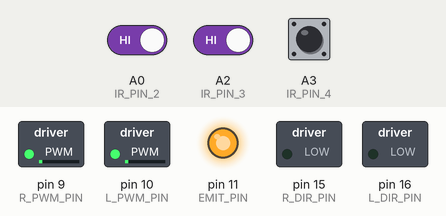
Recording of a sketch running on a simulated Arduino Mega 2560, built with avr-gcc and run on an emulated ATmega2560. Shown: switched loads named in the sketch (green lamp = pin HIGH), output pins drawn as LEDs (lit = HIGH). Dashed ring = blinking. Inputs (shaded band) come from the test bench; at power-on: A3 (IR_PIN_4) HIGH, A0 (IR_PIN_2) HIGH, A2 (IR_PIN_3) HIGH. What the sketch prints to the serial monitor is not drawn.

Above: at 1.2 s.
1.3 s: A3 (IR_PIN_4) pulsed LOW 5 times (0.12 s each, 0.3 s apart)
At 2.7 s:
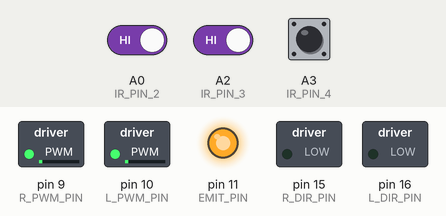
4.3 s: A0 (IR_PIN_2) driven LOW
5.9 s: A3 (IR_PIN_4) driven LOW
At 6.12 s:
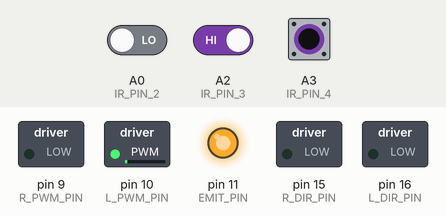
8.9 s: A2 (IR_PIN_3) driven LOW
At 9.4 s:
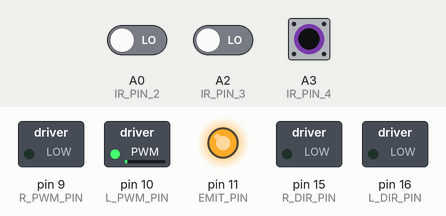
10.5 s: A0 (IR_PIN_2) driven HIGH
At 10.97 s:
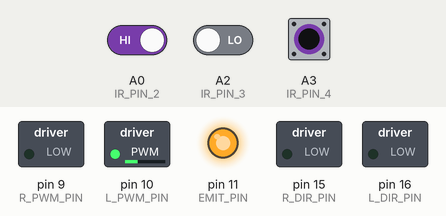
13.5 s: A2 (IR_PIN_3) driven HIGH
Timing chart, 0 to 16.5 s (numbered marks = the images above; inputs shaded):
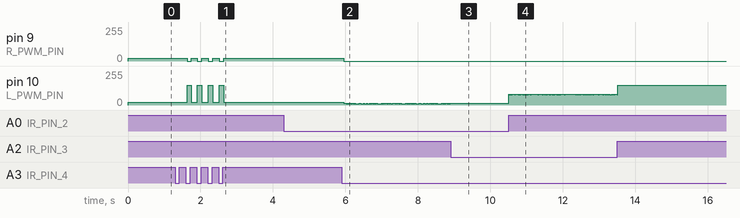

The sketch:

line_follow_v2_weighted.ino
```cpp
/*Robotic Systems Lab 4 - Line Following
 * This is a weighted controller method.
 *
 * Initial Calibration values:
 * Black line: >=700
 * White paper: <=700
 */

#include "IRSense.h"
#include "motors_v2.h"

//Setup IR Sensors
byte sensor_select = 2;
byte EMIT_STATE = 1;
int time_out = 5000;
int IR_output[5];
float IR_sensitivity = 0.05;
unsigned long ls_ts;
unsigned long LS_MAX_TIME = 10;
bool line_stat = false;
IRSense linesensor;

//Setup motors
int MIN_SPEED = 0;
int MAX_SPEED = 200;
float pwm_norm = 20;
float gain = 150;

Motors_c motors;

void setup() {
  Serial.begin(9600);
  Serial.println("ready");

  linesensor.initiate(sensor_select, EMIT_STATE, time_out);
  motors.initiate(MIN_SPEED, MAX_SPEED);
}

void loop() {
  unsigned long loop_time = micros();
  unsigned long current_ts = millis();
  unsigned long elapsed_time = current_ts - ls_ts;

  while (line_stat == false) {
    motors.setMotorPower(pwm_norm, pwm_norm);
    linesensor.IRread(IR_output);
    linestatus();
  }

  if (elapsed_time > LS_MAX_TIME) {
    lineFollowingBehaviour(gain, IR_sensitivity);
    ls_ts = millis();
  }
}

void linestatus() {
  if (IR_output[1] > 700 || IR_output[2] > 700 || IR_output[3] > 700) {
    line_stat = true;
  }
}

float eline() {
  linesensor.IRread(IR_output);
  int total_activation = IR_output[1] + IR_output[2] + IR_output[3]; //Total of three foward sensor readings
  float w_L = (IR_output[1] + (IR_output[2]*0.5)) / total_activation; //Weight left side sensors
  float w_R = (IR_output[3] + (IR_output[2]*0.5))/total_activation; //Weight right side sensors
  float e_l = w_R - w_L;
  return e_l;
}

void lineFollowingBehaviour(float gain, float IR_sensitivity) {
  float x = eline();
  float turn_pwm = x*gain;

  if (x > IR_sensitivity) {
    motors.setMotorPower((0 + turn_pwm), 0);
  }
  else if (x < -IR_sensitivity) {
    motors.setMotorPower(0, (0 - turn_pwm*8));
  }
  else {
    motors.setMotorPower(pwm_norm, pwm_norm);
  }
}
```

IRSense.h
```cpp
/*Class file for Pololu IR Sensor Control
Author: Henry Hickson
Date: 07/10/21
References: Robotic Systems Lab Sheet 3
Notes:
- IR sensors work through a capacitor discharge method
- The capacitor is first loaded with charge (digitalWrite HIGH)
- It then discharges at a rate determined by the IR sensor
- More IR light, faster discharge
- There is a discharge threshold of 1.5v, at which point the digital switches to LOW
- This is analogue to digital conversion
- By measuring time taken to switch, we have a measure of IR reflected

To initiate the user must first specify the following:
- Sensor_select - choose option 1, 2 or 3 for amount of sensors to use
- EMIT_STATE - turn IR LEDs on or off
- time_out - time out time on readings

To read the user must provide a array[5] to be filled with the outputted data
- IRread(array[5])
*/

#ifndef _IRSense_h
#define _IRSense_h

class IRSense {
   public:
       #define IR_PIN_1 A11
       #define IR_PIN_2 A0
       #define IR_PIN_3 A2
       #define IR_PIN_4 A3
       #define IR_PIN_5 A4
       #define EMIT_PIN 11

       byte _NB_IR_PINS = 5;
       int _time_out;
       int ls_pin[5]; //Note that we could use a pointer and the new command for dynamic memory instead
                      //here but for the sake of two integers it's not really needed so instead use max
       unsigned long end_time[5];
       byte which;

      IRSense() {
      }

      void initiate(byte sensor_select, byte EMIT_STATE, int time_out) {
          //Serial.begin(9600);
          //while(!Serial);
          //Wait for Serial to come online

          if(sensor_select == 1) {
            ls_pin[0] = IR_PIN_1;
            ls_pin[4] = IR_PIN_5;
            Serial.println("Outer sensors only ready to go");
          } else if (sensor_select == 2) {
            ls_pin[1] = IR_PIN_2;
            ls_pin[2] = IR_PIN_3;
            ls_pin[3] = IR_PIN_4;
            Serial.println("Inner sensors only ready to go");
          } else if (sensor_select == 3) {
            ls_pin[0] = IR_PIN_1;
            ls_pin[1] = IR_PIN_2;
            ls_pin[2] = IR_PIN_3;
            ls_pin[3] = IR_PIN_4;
            ls_pin[4] = IR_PIN_5;
            Serial.println("All sensors ready to go.");
          } else {
            Serial.println("Error: Sensor select must be 1 (outer sensors only), 2 (middle sensors only) or 3 (all sensors)");
            return;
          }

          _time_out = time_out;

          pinMode(11,OUTPUT);
          if (EMIT_STATE == 0 || EMIT_STATE == 1) {
            digitalWrite(11,EMIT_STATE);
          } else {
            Serial.println("Error: EMIT_STATE must be 0 (IR LED switched off) or 1 (IR LED switched on)");
          }
      }

      int* IRread(int ARRAY[5]) { //By using a pointer function we can update the existing array IR_output
           bool done = false;
           unsigned long start_time = micros();

           for (which = 0; which < _NB_IR_PINS; which++) {
            if (ls_pin[which] != 0) {
                pinMode(ls_pin[which], OUTPUT);
                digitalWrite(ls_pin[which], HIGH);
                pinMode(ls_pin[which], INPUT);
                end_time[which] = start_time;
            }
           }

           delayMicroseconds(10);

           while (done == false) {
            for (which = 0; which < _NB_IR_PINS; which++) {
                if (digitalRead(ls_pin[which]) == 0 && end_time[which] == start_time) {
                    end_time[which] = micros();
                }
            }

           if (end_time[0] != start_time && end_time[1] != start_time && end_time[2] != start_time && end_time[3] != start_time && end_time[4] != start_time) {
             done=true;
           }

           if ((micros()-start_time) >= _time_out) {
             Serial.println("ERROR: Timeout....");
             done=true;
           }
           }

           ARRAY[0] = (end_time[0]-start_time);
           ARRAY[1] = (end_time[1]-start_time);
           ARRAY[2] = (end_time[2]-start_time);
           ARRAY[3] = (end_time[3]-start_time);
           ARRAY[4] = (end_time[4]-start_time);
           return ARRAY;
        }
 };

 #endif
```

motors_v2.h
```cpp
/*Class file for Pololu Motor Control
Author: Henry Hickson
Date: 04/10/21
References: Robotic Systems Lab Sheet 2
*/

#ifndef _MOTORS_H
#define _MOTORS_H

class Motors_c {
   public:

   #define L_PWM_PIN 10
   #define L_DIR_PIN 16
   #define R_PWM_PIN 9
   #define R_DIR_PIN 15
   byte LDIR = 0;
   byte RDIR = 0;
   int _MIN_SPEED;
   int _MAX_SPEED;

      Motors_c() {
      }

      void initiate(int MIN_SPEED, int MAX_SPEED) {
      	pinMode(L_PWM_PIN, OUTPUT);
      	pinMode(L_DIR_PIN, OUTPUT);
      	pinMode(R_PWM_PIN, OUTPUT);
      	pinMode(R_DIR_PIN, OUTPUT);
      	_MIN_SPEED = MIN_SPEED;
      	_MAX_SPEED = MAX_SPEED;
      }

      void setMotorPower(float Lpwm, float Rpwm) { //This function turns the motors, L and R
  	if (abs(Lpwm) < _MIN_SPEED || abs(Lpwm) > _MAX_SPEED || abs(Rpwm) < _MIN_SPEED || abs(Rpwm) > _MAX_SPEED) {
    	   Serial.println ("Error! Outside of acceptable motor range!");
    	   return;
    	}
  	if (abs(Lpwm) != Lpwm) {
   	  LDIR = 255;
  	}
  	else if (abs(Lpwm) == Lpwm) {
  	  LDIR = 0;
  	}
  	if (abs(Rpwm) != Rpwm) {
   	  RDIR = 255;
  	}
  	else if (abs(Rpwm) == Rpwm) {
  	  RDIR = 0;
  	}
  	analogWrite(L_DIR_PIN, LDIR);
  	analogWrite(R_DIR_PIN, RDIR);
   	analogWrite(L_PWM_PIN, abs(Lpwm));
  	analogWrite(R_PWM_PIN, abs(Rpwm));
      }

      void stopMotors() {
  	analogWrite(L_PWM_PIN, 0);
  	analogWrite(R_PWM_PIN, 0);
      }
 };

 #endif
```

Measured:
- after the input at 1.3 s, pin 9 (R_PWM_PIN): alternates 20/255 for 0.17 s and 0/255 for 0.12 s, 8 changes in all, then stays 20/255, starting after 0.34 s; pin 10 (L_PWM_PIN): alternates 150/255 for 0.12 s and 20/255 for 0.17 s, 8 changes in all, then stays 20/255, starting after 0.34 s
- after the input at 5.9 s, pin 9 (R_PWM_PIN): 20/255 → 0/255 after 0.06 s
- after the input at 8.9 s, pin 10 (L_PWM_PIN): goes on until 8.9 s, then stays 12/255
